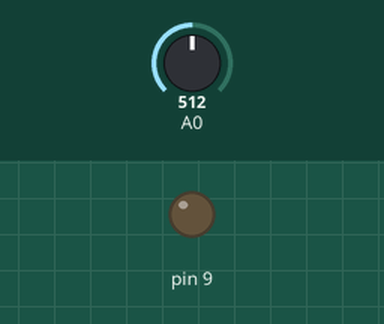
Bench run of a sketch on a simulated Arduino Uno, built with avr-gcc and run on an emulated ATmega328P. Shown: output pins drawn as LEDs (lit = HIGH). The test bench sets the inputs (shaded band); at power-on: A0 = 512.

Above: at 1.2 s.
1.3 s: A0 set to 684
2.8 s: A0 set to 718
At 3.8 s:
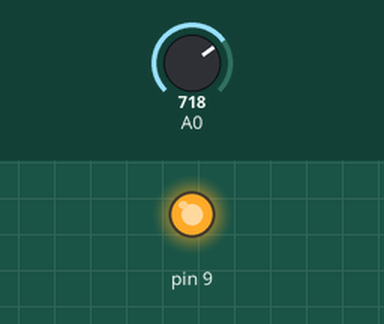
4.3 s: A0 set to 690
At 4.9 s:
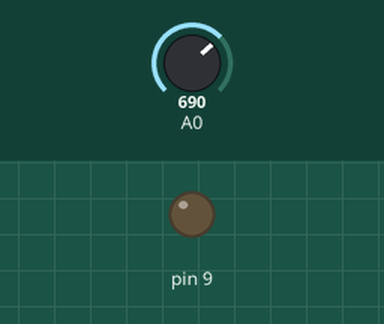
5.8 s: A0 set to 710
At 6.1 s:
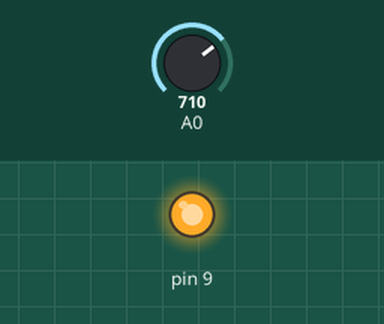
Timing chart, 0 to 8.3 s (numbered marks = the images above; inputs shaded):
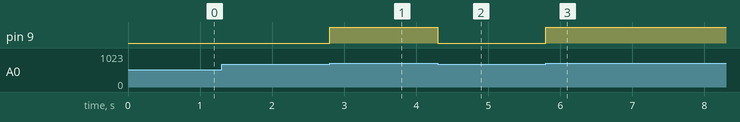

Measured:
- the behaviour switches between 700 and 701 on A0 (found by bisection; images 0 and 1)
- after the input at 1.3 s, every drawn part: stays the same
- after the input at 2.8 s, pin 9: LOW → HIGH at once
- after the input at 4.3 s, pin 9: HIGH → LOW at once
- after the input at 5.8 s, pin 9: LOW → HIGH at once

The sketch:

LDR_LIGHT_SENSING_on_and_off.ino
```cpp
void setup() {
  // put your setup code here, to run once:
pinMode(A0,INPUT);
pinMode(9,OUTPUT);
Serial.begin(9600);
}

void loop() {
  // put your main code here, to run repeatedly:
int x = analogRead(A0);
if (x>700)
{
digitalWrite(9,HIGH);
}
else if (x<700)
{
digitalWrite(9,LOW);
}
}
```
